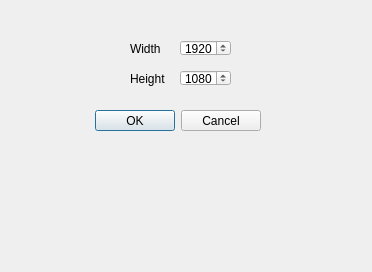
<?xml version="1.0" encoding="UTF-8"?>
<ui version="4.0">
 <class>Dialog</class>
 <widget class="QDialog" name="Dialog">
  <property name="geometry">
   <rect>
    <x>0</x>
    <y>0</y>
    <width>372</width>
    <height>272</height>
   </rect>
  </property>
  <property name="windowTitle">
   <string>Dialog</string>
  </property>
  <widget class="QDialogButtonBox" name="buttonBox">
   <property name="geometry">
    <rect>
     <x>-80</x>
     <y>110</y>
     <width>341</width>
     <height>21</height>
    </rect>
   </property>
   <property name="orientation">
    <enum>Qt::Horizontal</enum>
   </property>
   <property name="standardButtons">
    <set>QDialogButtonBox::Cancel|QDialogButtonBox::Ok</set>
   </property>
  </widget>
  <widget class="QSpinBox" name="widthSpinBox">
   <property name="geometry">
    <rect>
     <x>180</x>
     <y>40</y>
     <width>51</width>
     <height>16</height>
    </rect>
   </property>
   <property name="minimum">
    <number>100</number>
   </property>
   <property name="maximum">
    <number>7680</number>
   </property>
   <property name="value">
    <number>1920</number>
   </property>
  </widget>
  <widget class="QSpinBox" name="heightSpinBox">
   <property name="geometry">
    <rect>
     <x>180</x>
     <y>70</y>
     <width>51</width>
     <height>16</height>
    </rect>
   </property>
   <property name="minimum">
    <number>100</number>
   </property>
   <property name="maximum">
    <number>7680</number>
   </property>
   <property name="value">
    <number>1080</number>
   </property>
  </widget>
  <widget class="QLabel" name="widthLabel">
   <property name="geometry">
    <rect>
     <x>130</x>
     <y>40</y>
     <width>41</width>
     <height>17</height>
    </rect>
   </property>
   <property name="text">
    <string>Width</string>
   </property>
  </widget>
  <widget class="QLabel" name="heightLabel">
   <property name="geometry">
    <rect>
     <x>130</x>
     <y>70</y>
     <width>54</width>
     <height>17</height>
    </rect>
   </property>
   <property name="text">
    <string>Height</string>
   </property>
  </widget>
 </widget>
 <resources/>
 <connections>
  <connection>
   <sender>buttonBox</sender>
   <signal>accepted()</signal>
   <receiver>Dialog</receiver>
   <slot>accept()</slot>
   <hints>
    <hint type="sourcelabel">
     <x>248</x>
     <y>254</y>
    </hint>
    <hint type="destinationlabel">
     <x>157</x>
     <y>274</y>
    </hint>
   </hints>
  </connection>
  <connection>
   <sender>buttonBox</sender>
   <signal>rejected()</signal>
   <receiver>Dialog</receiver>
   <slot>reject()</slot>
   <hints>
    <hint type="sourcelabel">
     <x>316</x>
     <y>260</y>
    </hint>
    <hint type="destinationlabel">
     <x>286</x>
     <y>274</y>
    </hint>
   </hints>
  </connection>
 </connections>
</ui>
